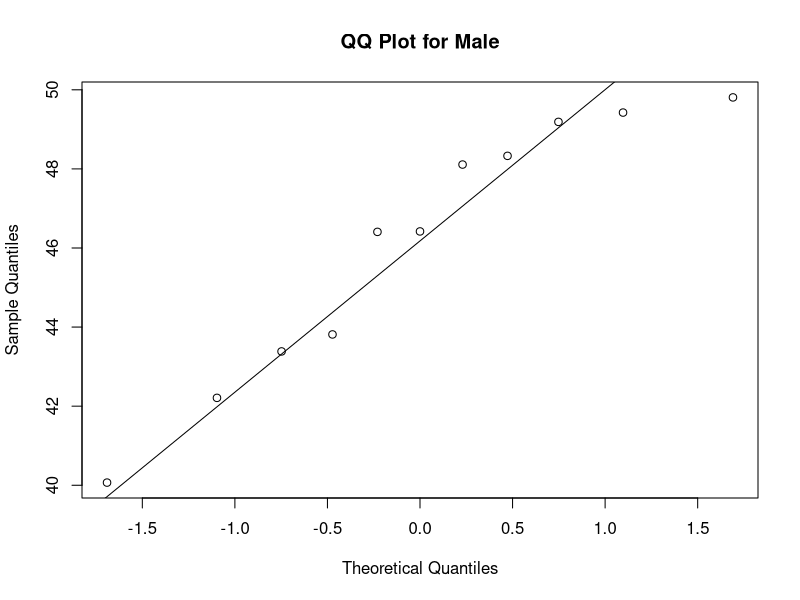
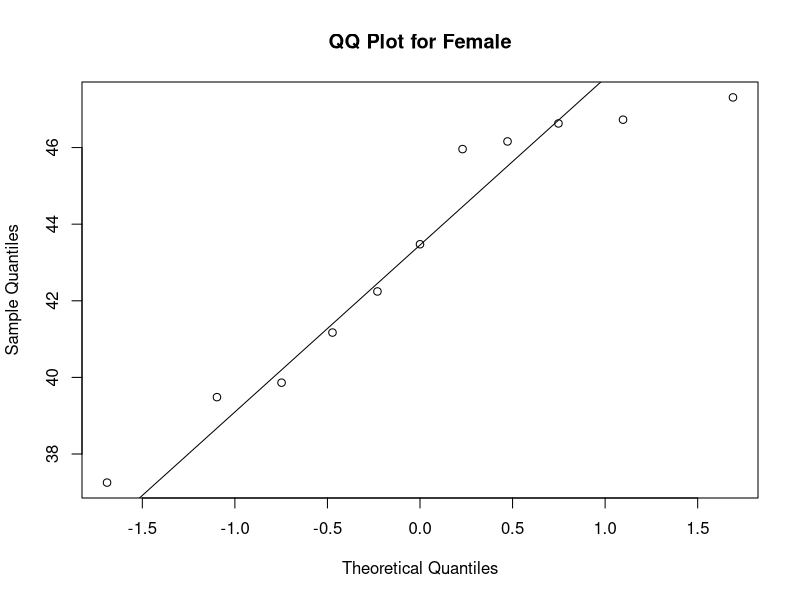
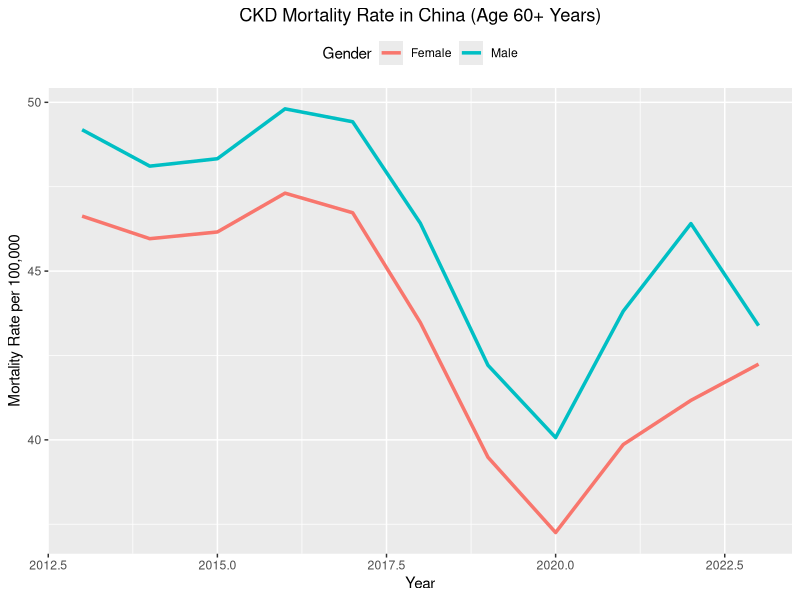
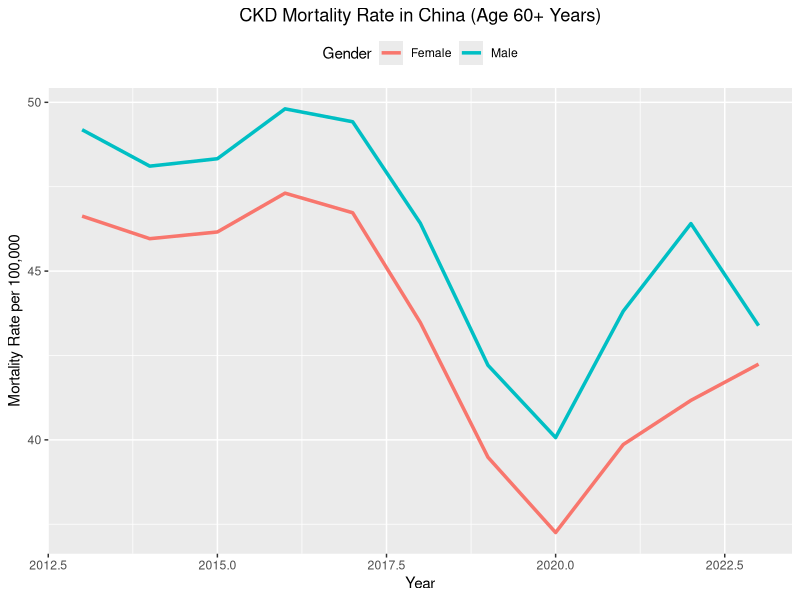

Write R code to recreate these figures, in order.
# Packages
library(tidyverse)
library(knitr)

# Part 1: Load data
# Set working directory
setwd("C:/Users/乌乌没有仙人/Desktop/6270/HW5/VTPEH6270_Jingxin-Yuan/Data/Original data")

# Load file
data_ckd = read.csv("IHME-GBD_CKD_20260130.csv")

#Check if it contains NA
n_na <- sum(is.na(data_ckd))
cat("The amount of NA is",n_na,end='\n')

#Check available years
sort(unique(data_ckd$year))

#Check of Abnormal Value
#Define IQR measure to detect abnormal value
detect_outliers <- function(x) {
  Q1 <- quantile(x, 0.25, na.rm = TRUE)
  Q3 <- quantile(x, 0.75, na.rm = TRUE)
  IQR_value <- Q3 - Q1
  lower_bound <- Q1 - 1.5 * IQR_value
  upper_bound <- Q3 + 1.5 * IQR_value
  return(x < lower_bound | x > upper_bound)
}

#Detected column
numeric_cols <- c("val", "upper", "lower")

#Detect
outliers_df <- data_ckd %>%
  mutate(across(all_of(numeric_cols), detect_outliers))

outlier_summary <- colSums(outliers_df[numeric_cols], na.rm = TRUE)
print(outlier_summary)

#Replace abnormal value with median value
median_vals <- apply(data_ckd[numeric_cols], 2, median, na.rm = TRUE)

data_ckd[numeric_cols] <- lapply(numeric_cols, function(col) {
  data_ckd[[col]] <- ifelse(outliers_df[[col]], median_vals[col], data_ckd[[col]])
})

# filter data
data_ckd_old <- data_ckd %>%
  filter(
    location_name == "China",
    age_name == "60+ years",
    measure_name == "Deaths"
  ) %>%
  select(year, sex_name, val)

# Examine data structure
str(data_ckd_old)

# Create variable description table
var_table <- tibble(
  Variable_Name = c("year", "sex_name", "val"),
  Variable_Type = c("Discrete", "Categorical", "Continuous"),
  R_Class = c(class(data_ckd_old$year),
              class(data_ckd_old$sex_name),
              class(data_ckd_old$val)),
  Description = c(
    "Observation year",
    "Gender (Male or Female)",
    "CKD mortality rate per 100,000 population"
  )
)
var_table


# Part 2
# Statistical Analyses
# Split data
male_data <- data_ckd_old %>% filter(sex_name == "Male") %>% pull(val)
female_data <- data_ckd_old %>% filter(sex_name == "Female") %>% pull(val)

# Shapiro test
shapiro.test(male_data)
shapiro.test(female_data)

# QQ plots
qqnorm(male_data, main = "QQ Plot for Male")
qqline(male_data)
qqnorm(female_data, main = "QQ Plot for Female")
qqline(female_data)

# t-test
t_test_result <- t.test(val ~ sex_name, data = data_ckd_old)
t_test_result


# Part 3: Results
# Visualization
p3 <- ggplot(data_ckd_old, aes(x = year, y = val, color = sex_name)) +
  geom_line(size = 1.2) +
  labs(
    title = "CKD Mortality Rate in China (Age 60+ Years)",
    x = "Year",
    y = "Mortality Rate per 100,000",
    color = "Gender"
  ) +
  theme(
    plot.title = element_text(hjust = 0.5),
    legend.position = "top"
  )
ggsave("C:/Users/乌乌没有仙人/Desktop/6270/HW5/VTPEH6270_Jingxin-Yuan/Output/Figures/Gender trend on mortality of CKD of 60+ years people in China.png",plot = p3)

# Show plot
p3
